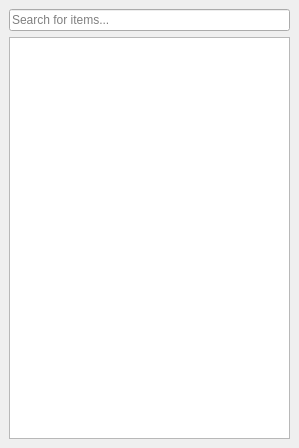
<?xml version="1.0" encoding="UTF-8"?>
<ui version="4.0">
 <class>MainWindow</class>
 <widget class="QMainWindow" name="MainWindow">
  <property name="geometry">
   <rect>
    <x>0</x>
    <y>0</y>
    <width>299</width>
    <height>448</height>
   </rect>
  </property>
  <property name="windowTitle">
   <string>OSRS Grand Exchange</string>
  </property>
  <widget class="QWidget" name="centralwidget">
   <layout class="QVBoxLayout" name="verticalLayout">
    <item>
     <widget class="QLineEdit" name="lineEdit">
      <property name="placeholderText">
       <string>Search for items...</string>
      </property>
     </widget>
    </item>
    <item>
     <widget class="QListWidget" name="itemsListWidget">
      <property name="alternatingRowColors">
       <bool>true</bool>
      </property>
     </widget>
    </item>
   </layout>
  </widget>
 </widget>
 <resources/>
 <connections/>
</ui>
